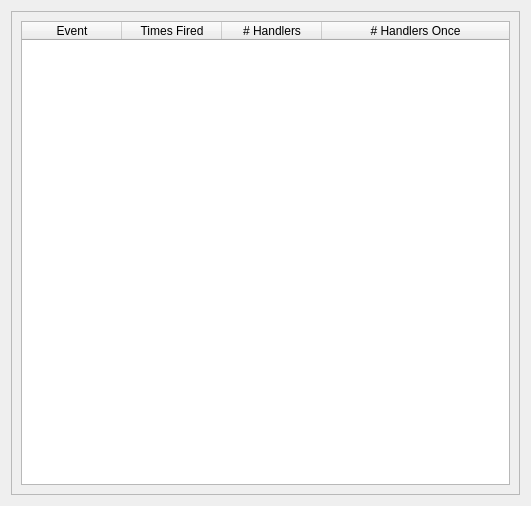
<?xml version="1.0" encoding="UTF-8"?>
<ui version="4.0">
 <class>GlobalEventsWidget</class>
 <widget class="QWidget" name="GlobalEventsWidget">
  <property name="geometry">
   <rect>
    <x>0</x>
    <y>0</y>
    <width>531</width>
    <height>506</height>
   </rect>
  </property>
  <property name="windowTitle">
   <string>Global Events</string>
  </property>
  <layout class="QHBoxLayout" name="horizontalLayout">
   <item>
    <widget class="QFrame" name="GlobalEventsFrame">
     <property name="frameShape">
      <enum>QFrame::StyledPanel</enum>
     </property>
     <property name="frameShadow">
      <enum>QFrame::Plain</enum>
     </property>
     <layout class="QVBoxLayout" name="verticalLayout_4">
      <item>
       <widget class="QTableWidget" name="TableEvents">
        <property name="selectionMode">
         <enum>QAbstractItemView::SingleSelection</enum>
        </property>
        <property name="selectionBehavior">
         <enum>QAbstractItemView::SelectRows</enum>
        </property>
        <property name="verticalScrollMode">
         <enum>QAbstractItemView::ScrollPerPixel</enum>
        </property>
        <property name="horizontalScrollMode">
         <enum>QAbstractItemView::ScrollPerPixel</enum>
        </property>
        <property name="sortingEnabled">
         <bool>false</bool>
        </property>
        <property name="cornerButtonEnabled">
         <bool>false</bool>
        </property>
        <property name="columnCount">
         <number>4</number>
        </property>
        <attribute name="horizontalHeaderVisible">
         <bool>true</bool>
        </attribute>
        <attribute name="horizontalHeaderCascadingSectionResizes">
         <bool>false</bool>
        </attribute>
        <attribute name="horizontalHeaderMinimumSectionSize">
         <number>40</number>
        </attribute>
        <attribute name="horizontalHeaderDefaultSectionSize">
         <number>100</number>
        </attribute>
        <attribute name="horizontalHeaderShowSortIndicator" stdset="0">
         <bool>false</bool>
        </attribute>
        <attribute name="horizontalHeaderStretchLastSection">
         <bool>true</bool>
        </attribute>
        <attribute name="verticalHeaderVisible">
         <bool>false</bool>
        </attribute>
        <column>
         <property name="text">
          <string>Event</string>
         </property>
        </column>
        <column>
         <property name="text">
          <string>Times Fired</string>
         </property>
        </column>
        <column>
         <property name="text">
          <string># Handlers</string>
         </property>
        </column>
        <column>
         <property name="text">
          <string># Handlers Once</string>
         </property>
        </column>
       </widget>
      </item>
     </layout>
    </widget>
   </item>
  </layout>
 </widget>
 <resources/>
 <connections/>
</ui>
